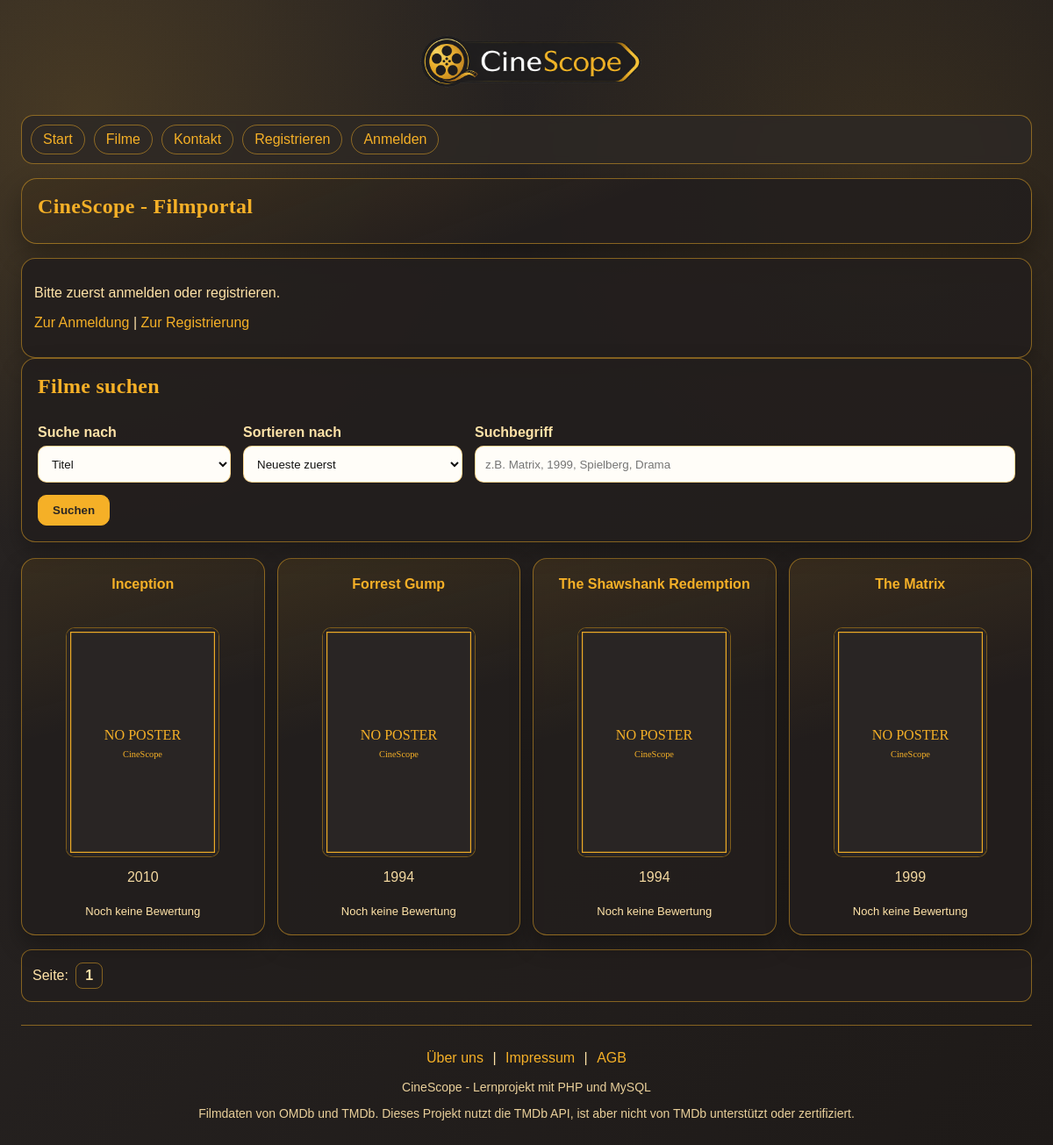
The page / on the database its author committed.
### tables this page shows
CREATE TABLE IF NOT EXISTS films
(
    id INT PRIMARY KEY AUTO_INCREMENT,
    imdbID VARCHAR(20) NOT NULL,
     
    tmdbID VARCHAR(20) NULL,
    title VARCHAR(200) NOT NULL,
    year VARCHAR(20),
    runtime VARCHAR(40),
    poster TEXT,
    plot TEXT,
    language VARCHAR(200),
    country VARCHAR(200),
    imdbRating VARCHAR(10),
     
    trailer_key VARCHAR(30) NULL,
    UNIQUE (imdbID),
    UNIQUE (tmdbID)
);

### index.php (called while the page is built, shortened)
<?php
require_once __DIR__ . '/include/security.php';
$siteName = 'CineScope';
$proSeite = 4;
$suchbegriff = inputText($_GET, 'q', '');
$suchFeld = inputText($_GET, 'such_feld', 'title');
$sortierungen = [
    'id_desc' => 'films.id DESC',
    'title_asc' => 'films.title ASC',
    'year_desc' => 'films.year DESC, films.title ASC',
    'imdb_desc' => 'imdb_wert DESC, films.title ASC',
    'rating_desc' => 'ohne_bewertung ASC, rating_avg DESC, films.title ASC',
    'rating_asc' => 'ohne_bewertung ASC, rating_avg ASC, films.title ASC',
];
$sort = inputText($_GET, 'sort', 'id_desc');
$orderSql = $sortierungen[$sort];
$ratingJoin = "
    LEFT JOIN (
        SELECT films_id, AVG(rating) AS rating_avg, COUNT(id) AS rating_count
        FROM ratings
        GROUP BY films_id
    ) AS bewertungen ON bewertungen.films_id = films.id
";
$listenFelder = "
    films.id, films.title, films.year, films.poster,
    bewertungen.rating_avg, bewertungen.rating_count,
    (bewertungen.rating_avg IS NULL) AS ohne_bewertung,
    CAST(NULLIF(films.imdbRating, 'N/A') AS DECIMAL(3,1)) AS imdb_wert
";
$seite = isset($_GET['seite']) ? (int) $_GET['seite'] : 1;
$start = ($seite - 1) * $proSeite;
$filme = [];
$seitenAnzahl = 1;
$gesamt = 0;
try {
    $pdo = getPDO();
    if ($suchbegriff !== '') {
        $joinSql = '';
        $whereSql = "films.title LIKE :q";
        if ($suchFeld === 'year') {
            $whereSql = "films.year LIKE :q";
        }
        if ($suchFeld === 'actor') {
            $joinSql .= " LEFT JOIN films_actors ON films.id = films_actors.films_id ";
            $joinSql .= " LEFT JOIN actors ON actors.id = films_actors.actors_id ";
            $whereSql = "actors.actor LIKE :q";
        }
        if ($suchFeld === 'director') {
            $joinSql .= " LEFT JOIN films_directors ON films.id = films_directors.films_id ";
            $joinSql .= " LEFT JOIN directors ON directors.id = films_directors.directors_id ";
            $whereSql = "directors.director LIKE :q";
        }
        if ($suchFeld === 'genre') {
            $joinSql .= " LEFT JOIN films_genres ON films.id = films_genres.films_id ";
            $joinSql .= " LEFT JOIN genres ON genres.id = films_genres.genres_id ";
            $whereSql = "genres.genre LIKE :q";
        }
        $countSql = "
            SELECT COUNT(DISTINCT films.id)
            FROM films
            $joinSql
            WHERE $whereSql
        ";
        $countStmt = $pdo->prepare($countSql);
        $countStmt->execute(['q' => '%' . $suchbegriff . '%']);
        $gesamt = (int) $countStmt->fetchColumn();
    } else {
        $gesamt = (int) $pdo->query("SELECT COUNT(id) FROM films")->fetchColumn();
    }
    $seitenAnzahl = max(1, (int) ceil($gesamt / $proSeite));
    if ($suchbegriff !== '') {
        $joinSql = '';
        $whereSql = "films.title LIKE :q";
        if ($suchFeld === 'year') {
            $whereSql = "films.year LIKE :q";
        }
        if ($suchFeld === 'actor') {
            $joinSql .= " LEFT JOIN films_actors ON films.id = films_actors.films_id ";
            $joinSql .= " LEFT JOIN actors ON actors.id = films_actors.actors_id ";
            $whereSql = "actors.actor LIKE :q";
        }
        if ($suchFeld === 'director') {
            $joinSql .= " LEFT JOIN films_directors ON films.id = films_directors.films_id ";
            $joinSql .= " LEFT JOIN directors ON directors.id = films_directors.directors_id ";
            $whereSql = "directors.director LIKE :q";
        }
        if ($suchFeld === 'genre') {
            $joinSql .= " LEFT JOIN films_genres ON films.id = films_genres.films_id ";
            $joinSql .= " LEFT JOIN genres ON genres.id = films_genres.genres_id ";
            $whereSql = "genres.genre LIKE :q";
        }
        $sql = "
            SELECT DISTINCT $listenFelder
            FROM films
            $joinSql
            $ratingJoin
            WHERE $whereSql
            ORDER BY $orderSql
            LIMIT $start,$proSeite
        ";
        $stmt = $pdo->prepare($sql);
        $stmt->execute(['q' => '%' . $suchbegriff . '%']);
        $filme = $stmt->fetchAll(PDO::FETCH_ASSOC);
    } else {
        $sql = "
            SELECT $listenFelder
            FROM films
            $ratingJoin
            ORDER BY $orderSql
            LIMIT $start,$proSeite
        ";
        $filme = $pdo->query($sql)->fetchAll(PDO::FETCH_ASSOC);
    }
} catch (PDOException $e) {
    $fehler = reportAppError($e);
}
require __DIR__ . '/views/templates/index_template.php';

### include/security.php (called while the page is built, shortened)
<?php
function inputText(array $source, string $name, string $default = ''): string
{
    return isset($source[$name]) && is_string($source[$name]) ? trim($source[$name]) : $default;
}

### views/templates/index_template.php (the view, shortened to what this page needs)
<!doctype html>
<html lang="de">
<head>
    <link rel="stylesheet" href="css/index.css?v=2">
</head>
<body>
    <?php require __DIR__ . '/../partials/nav.php'; ?>
    <main class="page-shell">
        <section class="hero-box">
            <h1><?php echo htmlspecialchars($siteName ?? 'CineScope'); ?> - Filmportal</h1>
        </section>
    <?php if (isset($_SESSION['user_login']) && $_SESSION['user_login'] === true): ?>
        <div class="user-box portal-user-box">
            <div class="portal-user-head">
                <p>
                    Eingeloggt als:
                    <strong><?php echo htmlspecialchars($_SESSION['user_alias'] ?? ''); ?></strong>
                </p>
                <form method="post" action="start.php" class="logout-form"><?php echo csrfField(); ?><input type="hidden" name="action" value="user_logout"><button type="submit">Abmelden</button></form>
            </div>
            <div class="portal-actions">
                <a href="profile.php">Mein Profil</a>
                <a href="omdb_import.php">OMDb Import</a>
                <a href="tmdb_import.php">TMDb Import</a>
                <a href="omdb_datei_import.php">Datei Import</a>
                <a href="contact.php">Kontakt an Admin</a>
            </div>
            <div class="portal-watchlist">
                <h3>Meine Merkliste</h3>
                <?php if (count($meineMerkliste) === 0): ?>
                    <p>Noch keine gespeicherten Filme.</p>
                <?php else: ?>
                    <ul class="merkliste">
                        <?php foreach ($meineMerkliste as $eintrag): ?>
                            <li>
                                <a href="film.php?id=<?php echo (int) $eintrag['id']; ?>">
                                    <?php echo htmlspecialchars($eintrag['title'] ?? ''); ?>
                                </a>
                            </li>
                        <?php endforeach; ?>
                    </ul>
                <?php endif; ?>
            </div>
        </div>
    <?php else: ?>
        <div class="auth-box">
            <p>Bitte zuerst anmelden oder registrieren.</p>
            <p><a href="login.php">Zur Anmeldung</a> | <a href="register.php">Zur Registrierung</a></p>
        </div>
    <?php endif; ?>
    <section class="such-box">
        <form method="get" action="" id="suchForm">
            <h2>Filme suchen</h2>
            <div class="such-grid">
                <div>
                    <label for="suchFeld"><strong>Suche nach</strong></label>
                    <select id="suchFeld" name="such_feld">
                        <option value="title" <?php echo $suchFeld === 'title' ? 'selected' : ''; ?>>Titel</option>
                    </select>
                </div>
                <div>
                    <label for="sort"><strong>Sortieren nach</strong></label>
                    <select id="sort" name="sort">
                        <?php
                        $sortNamen = [
                            'id_desc' => 'Neueste zuerst',
                            'title_asc' => 'Titel A-Z',
                            'year_desc' => 'Jahr absteigend',
                            'imdb_desc' => 'IMDb-Bewertung',
                            'rating_desc' => 'Beste Bewertung zuerst',
                            'rating_asc' => 'Schwächste Bewertung zuerst',
                        ];
                        ?>
                        <?php foreach ($sortNamen as $wert => $name): ?>
                            <option value="<?php echo $wert; ?>" <?php echo $sort === $wert ? 'selected' : ''; ?>><?php echo htmlspecialchars($name); ?></option>
                        <?php endforeach; ?>
                    </select>
                </div>
                <div class="such-textfeld">
                    <label for="suchInput"><strong>Suchbegriff</strong></label>
                    <input
                        type="text"
                        id="suchInput"
                        name="q"
                        autocomplete="off"
                        placeholder="z.B. Matrix, 1999, Spielberg, Drama"
                        value="<?php echo htmlspecialchars($suchbegriff); ?>"
                    >
                </div>
            </div>
            <div class="such-buttons">
                <button type="submit">Suchen</button>
            </div>
        </form>
    </section>
    <div class="film-liste">
        <?php foreach ($filme as $film): ?>
            <?php
            $posterUrl = trim((string) ($film['poster'] ?? ''));
            ?>
            <div class="film-karte">
                <p class="film-titel">
                    <a href="film.php?id=<?php echo (int) $film['id']; ?>">
                        <?php echo htmlspecialchars($film['title'] ?? ''); ?>
                    </a>
                </p>
                <p class="film-poster">
                    <a href="film.php?id=<?php echo (int) $film['id']; ?>">
                        <img
                            src="<?php echo htmlspecialchars($posterUrl); ?>"
                            onerror="this.onerror=null;this.src='bilder/placeholder.svg';"
                            alt="poster"
                        >
                    </a>
                </p>
                <p class="film-jahr"><?php echo htmlspecialchars($film['year'] ?? ''); ?></p>
                <p class="film-rating">
                    <?php
                    $ratingCount = (int) ($film['rating_count'] ?? 0);
                    $ratingAvg = (float) ($film['rating_avg'] ?? 0);
                    ?>
                    <?php if ($ratingCount > 0): ?>
                        <?php
                        $volleSterne = (int) round($ratingAvg);
                        for ($stern = 1; $stern <= 5; $stern++) {
                            echo $stern <= $volleSterne ? '★' : '☆';
                        }
                        ?>
                        <br>
                        <span><?php echo htmlspecialchars(number_format($ratingAvg, 1, ',', '.')); ?> / 5</span>
                    <?php else: ?>
                        <span>Noch keine Bewertung</span>
                    <?php endif; ?>
                </p>
            </div>
        <?php endforeach; ?>
    </div>
    <p class="seiten">
        Seite:
        <?php for ($i = 1; $i <= $seitenAnzahl; $i++): ?>
            <?php
            $linkParameter = ['seite' => $i];
            $link = '?' . http_build_query($linkParameter);
            ?>
            <?php if ($i === $seite): ?>
                <strong><?php echo $i; ?></strong>
            <?php else: ?>
                <a href="<?php echo htmlspecialchars($link); ?>"><?php echo $i; ?></a>
            <?php endif; ?>
        <?php endfor; ?>
    </p>
    </main>
    <?php require __DIR__ . '/../partials/footer.php'; ?>
</body>
</html>

### views/partials/nav.php (shortened to what this page needs)
<div class="site-logo-top">
    <a href="start.php">
        <img src="bilder/logo_varianten/logo_1_clean.png" alt="Logo">
    </a>
</div>
<nav class="top-nav">
    <a href="start.php">Start</a>
    <a href="index.php">Filme</a>
    <a href="contact.php">Kontakt</a>
    <?php if (!isset($_SESSION['user_login']) || $_SESSION['user_login'] !== true): ?>
        <a href="register.php">Registrieren</a>
        <a href="login.php">Anmelden</a>
    <?php endif; ?>
</nav>

### views/partials/footer.php (shortened to what this page needs)
<footer class="site-footer">
    <p class="footer-links">
        <a href="about.php">Über uns</a>
        <span>|</span>
        <a href="impressum.php">Impressum</a>
        <span>|</span>
        <a href="agb.php">AGB</a>
    </p>
    <p class="footer-copy">CineScope - Lernprojekt mit PHP und MySQL</p>
    <p class="footer-copy">Filmdaten von OMDb und TMDb. Dieses Projekt nutzt die TMDb API, ist aber nicht von TMDb unterstützt oder zertifiziert.</p>
</footer>

### rows shown on the page
films: title "Inception", year "2010"
films: title "Forrest Gump", year "1994"
films: title "The Shawshank Redemption", year "1994"
films: title "The Matrix", year "1999"

### other values the page prints
$siteName "CineScope"
form field sort "Neueste zuerst"
